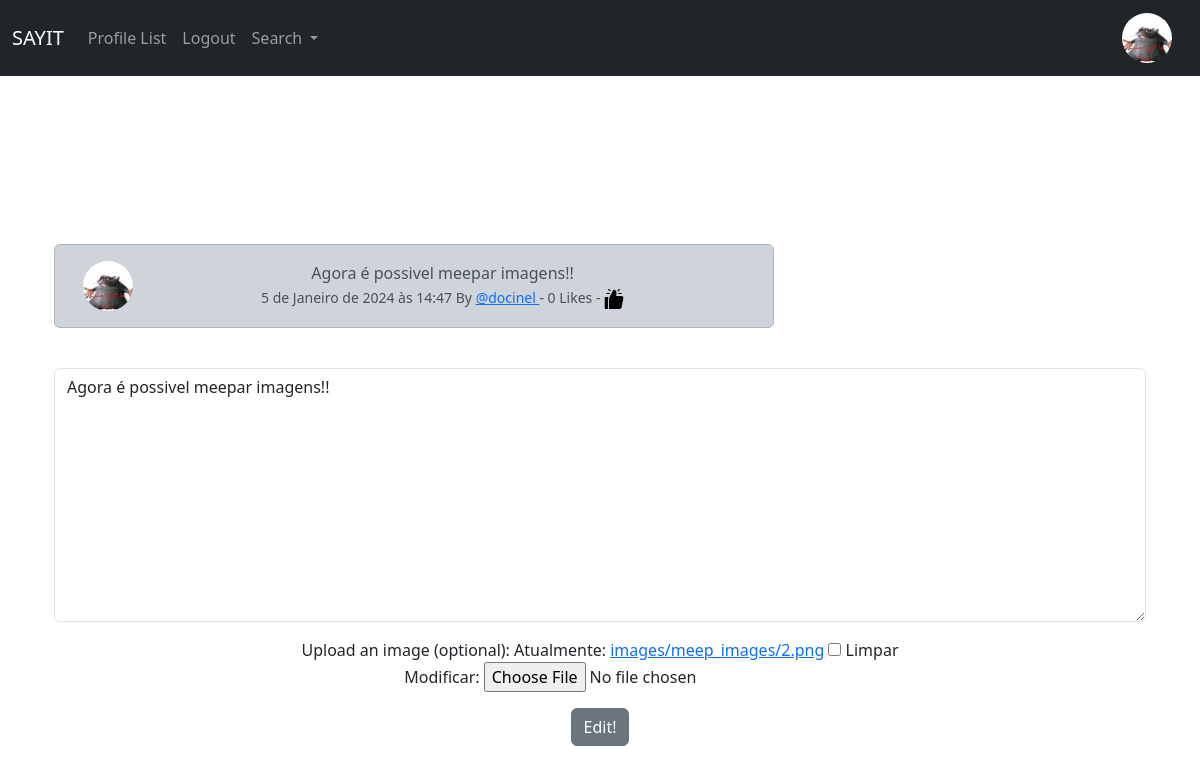
The page /edit_meep/23 (signed in) on the database its author committed.
### musker/models.py (models this page shows, shortened)
class Profile(models.Model):
    user = models.OneToOneField(User, on_delete=models.CASCADE)
    follows = models.ManyToManyField(
        "self",
        related_name="followed_by",
        symmetrical=False,
        blank=True
    )
    date_modified = models.DateTimeField(User, auto_now=True)
    profile_image = models.ImageField(null=True, blank=True, upload_to="images/profile/")
    profile_bio = models.CharField(null=True, blank=True, max_length=500)
    homepage_link = models.CharField(null=True, blank=True, max_length=200)
    facebook_link = models.CharField(null=True, blank=True, max_length=200)
    instagram_link = models.CharField(null=True, blank=True, max_length=200)
    linkedin_link = models.CharField(null=True, blank=True, max_length=200)

class Meep(models.Model):
    user = models.ForeignKey(User, related_name='meeps',on_delete=models.DO_NOTHING)
    body = models.CharField(max_length=200, blank=True)
    image = models.ImageField(upload_to='images/meep_images/', blank=True, null=True)
    created_at = models.DateTimeField(auto_now_add=True)
    likes = models.ManyToManyField(User, related_name='meep_like', blank=True)
    def number_of_likes(self):
        return self.likes.count()

### musker/views.py (the view)
# urls.py: path('edit_meep/<int:pk>', views.edit_meep, name='edit_meep'),
def edit_meep(request, pk):
    if request.user.is_authenticated:
        meep = get_object_or_404(Meep, id=pk)
        if request.user.username == meep.user.username:
            form = MeepForm(request.POST or None, instance=meep)
            if request.method == 'POST':
                if form.is_valid():
                    meep = form.save(commit=False)
                    meep.user = request.user
                    meep.save()
                    messages.success(request, ('Your Meep Has Been Updated'))
                    return redirect('home')
            else:
                return render(request, "edit_meep.html", {'form': form, 'meep': meep})
        else:
            messages.success(request, ("You dont own that meep"))
            return redirect('home')
    else:
        messages.success(request, ("Please log in to continue"))
        return redirect('home')

### musker/forms.py
class MeepForm(forms.ModelForm):
    body = forms.CharField(
        required=True,
        widget=forms.widgets.Textarea(
            attrs={
                'placeholder': 'Say something...',
                'class': 'form-control',
            }
        ),
        label='',
    )
    image = forms.ImageField(
        required=False,
        widget=forms.ClearableFileInput(
            attrs={
                'class': 'form-control-file',
            }
        ),
        label='Upload an image (optional)',
    )
    class Meta:
        model = Meep
        exclude = ('user', 'likes',)

### musker/templates/edit_meep.html (shortened to what this page needs)
{% extends 'base.html' %}
{% load static %}
{% block content %}
<div class="container text-center">
    <div class="row">
        <div class="col-8">
    <br/><br/>
    <br/><br/>
    <br/><br/>
        <div class="alert alert-dark" role="alert">
    <div class="container">
        <div class="row">
            <div class="col-1">
                {% if meep.user.profile.profile_image %}
                    <img src="{{ meep.user.profile.profile_image.url }}" width="50" height="50" class="rounded-circle" alt="{{ profile.user.username }}">
                {% else %}
                    <img src="{% static 'images/default_profile.jpg' %}" width="50" height="50" class="rounded-circle" alt="{{ profile.user.username }}">
                {% endif %}
            </div>
            <div class="col-md-11">
                {{ meep.body }}<br/>
                <small class="text-mudet">
                    {{ meep.created_at }} By
                    <a href="{% url 'profile' meep.user.id %}">
                        @{{ meep.user.username }}
                    </a>
                     - {{ meep.number_of_likes }} Likes -
                    {% if user in meep.likes.all %}
                        <a href="{% url 'meep_like' meep.id %}"><img src="{% static 'images/nao-gosto.png' %}" height="20" width="20" srcset=""></a>
                    {% else %}
                        <a href="{% url 'meep_like' meep.id %}"><img src="{% static 'images/curti.png' %}" height="20" width="20" srcset=""></a>
                    {% endif %}
                </small>
            </div>
        </div>
    </div>
        </div>
        <br/>
</div>
    <br/><br/><br/><br/>
{% if form %}
<form method="POST">
    {{ form.as_p }}
    <button type="submit" class="btn btn-secondary">Edit!</button>
</form>
{% endif %}
{% endblock %}

### musker/templates/navbar.html (shortened to what this page needs)
{% load static %}
<nav class="navbar navbar-expand-lg navbar-dark bg-dark">
    <div class="container-fluid">
      <a class="navbar-brand" href="{% url "home" %}">SAYIT</a>
      <div class="collapse navbar-collapse" id="navbarSupportedContent">
        <ul class="navbar-nav me-auto mb-2 mb-lg-0">
          <li class="nav-item">
            <a class="nav-link" href="{% url "profile_list" %}">Profile List</a>
          </li>
          {% if user.is_authenticated %}
          <li class="nav-item">
            <a class="nav-link" href="{% url 'logout' %}">Logout</a>
          </li>
          {% endif %}
          <li class="nav-item dropdown">
            <a class="nav-link dropdown-toggle" href="#" role="button" data-bs-toggle="dropdown" aria-expanded="false">
              Search
            </a>
          </li>
        </ul>
        {% if user.is_authenticated %}
          <ul class="navbar-nav ml-auto">
            <li class="nav-item navbar-brand">
              <a href="{% url "profile" request.user.id %}">
                {% if user.profile.profile_image %}
                  <img src="{{ user.profile.profile_image.url }}" width="50" height="50" class="rounded-circle" alt="{{ profile.user.username }}">
                {% else %}
                  <img src="{% static 'images/default_profile.jpg' %}" width="50" height="50" class="rounded-circle" alt="{{ profile.user.username }}">
                {% endif %}
              </a>
            </li>
          </ul>
        {% endif %}
      </div>
    </div>
  </nav>

### rows shown on the page
Meep: user.profile.profile_image (picture), body "Agora é possivel meepar imagens!!", created_at "5 de Janeiro de 2024 às 14:47", user.username "docinel", number_of_likes "0"
